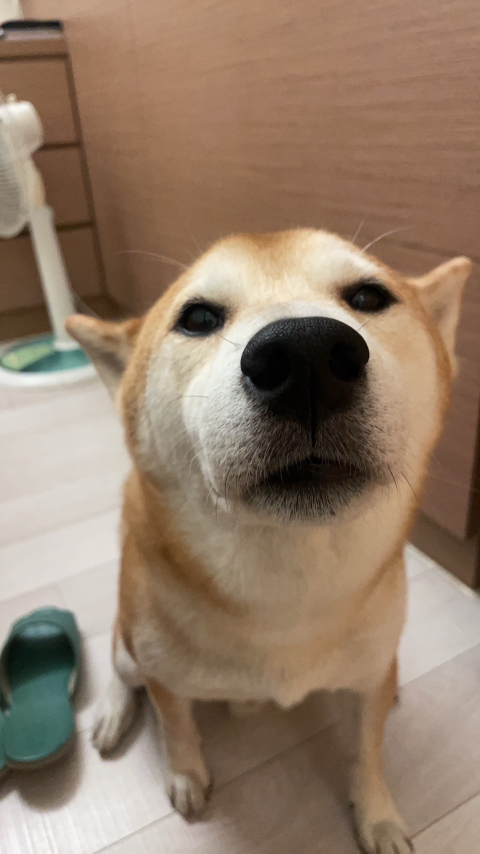
#> input picture src/debug/images/IMG_0119.JPG, 960 x 1707 px (shown at 1/2 size)
$ python -i image_processing.py   (imports and definitions only)
#> lines starting #> are read from the running program, lines starting #| are printed output that depends on the picture
#> further down, picture is the input picture: shape (1707, 960, 3); mean B, G, R 105.6, 125, 146.8
"""
Image Preprocessing Utilities

This module provides a centralized set of image preprocessing functions
that can be used by different models and the backend server.
"""

import io
import cv2
import numpy as np
import logging
from PIL import Image, ImageEnhance, ImageFilter, ImageChops, ImageOps
from typing import Union, Dict, Any, Tuple, Optional

logger = logging.getLogger(__name__)

def convert_to_pil_image(image: Union[np.ndarray, Image.Image, bytes]) -> Image.Image:
    """Convert various image formats to PIL Image for consistent handling."""
    if isinstance(image, Image.Image):
        return image

    if isinstance(image, bytes):
        try:
            return Image.open(io.BytesIO(image))
        except Exception as e:
            logger.error(f"Error converting bytes to PIL image: {e}")
            raise TypeError(f"Invalid image bytes: {e}")

    if isinstance(image, np.ndarray):
        # Check if the array is in BGR format (common for OpenCV)
        if len(image.shape) == 3 and image.shape[2] == 3:
            # Convert BGR to RGB
            image = cv2.cvtColor(image, cv2.COLOR_BGR2RGB)
        return Image.fromarray(image)

    raise TypeError(f"Unsupported image type: {type(image)}")

# [46 lines left out: functions convert_to_cv2_image, enhance_image_clahe, not called in this run]

def enhance_color_balance(
    image: Union[np.ndarray, Image.Image, bytes],
    method: str = 'lab',
    config: Optional[Dict] = None
) -> Image.Image:
    """Enhance image color balance."""
#> called with method = 'lab'
    if config is None:
        config = {}

    try:
        pil_image = convert_to_pil_image(image)

        if method == 'lab':
            # LAB color space enhancement
            enhancer = ImageEnhance.Color(pil_image)
            pil_image = enhancer.enhance(config.get('color_factor', 1.1))

        elif method == 'rgb':
            # RGB channel enhancement
            enhancer = ImageEnhance.Brightness(pil_image)
            pil_image = enhancer.enhance(config.get('brightness_factor', 1.0))

        elif method == 'auto_wb':
            # Auto white balance
            cv_image = convert_to_cv2_image(pil_image)
            result = cv2.cvtColor(cv_image, cv2.COLOR_BGR2GRAY)
            result = cv2.cvtColor(result, cv2.COLOR_GRAY2BGR)
            pil_image = Image.fromarray(cv2.cvtColor(result, cv2.COLOR_BGR2RGB))

        return pil_image

    except Exception as e:
        logger.error(f"Color balance enhancement failed: {e}")
        return convert_to_pil_image(image)

def smart_crop_and_resize(
    image: Union[np.ndarray, Image.Image, bytes],
    target_size: Tuple[int, int],
    min_size: int = 512,
    preserve_aspect_ratio: bool = True
) -> Image.Image:
    """Smart crop and resize image while maintaining important content."""
#> called with target_size = (1024, 1024), min_size = 512, preserve_aspect_ratio = True
    try:
        pil_image = convert_to_pil_image(image)

        if preserve_aspect_ratio:
            # Calculate aspect ratio preserving resize
            ratio = min(target_size[0] / pil_image.width, target_size[1] / pil_image.height)
#> ratio = 0.6
            new_size = (int(pil_image.width * ratio), int(pil_image.height * ratio))
#> new_size = (575, 1024)
            pil_image = pil_image.resize(new_size, Image.Resampling.LANCZOS)
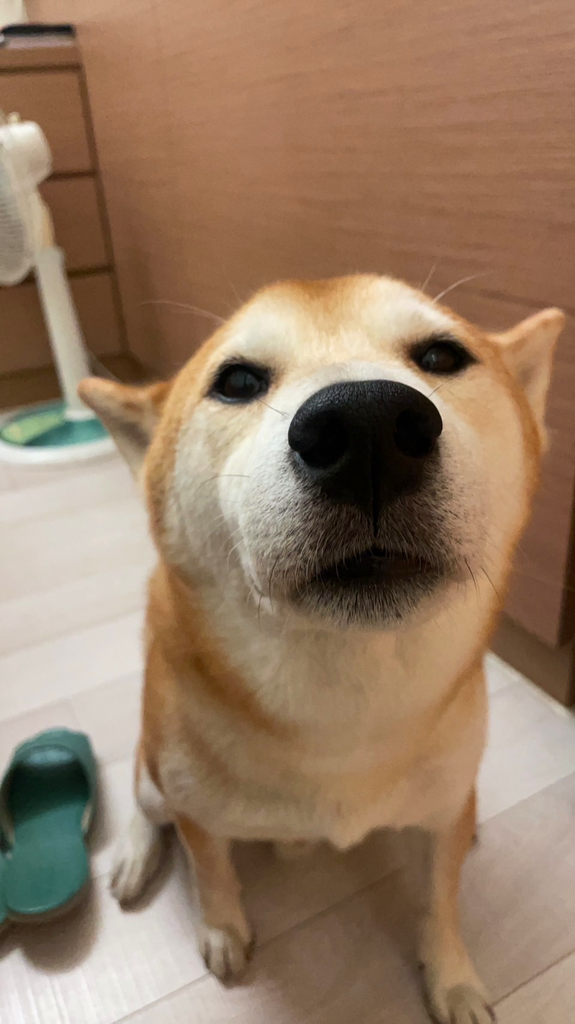
#> pil_image: PIL image 575x1024 RGB; mean R, G, B 149.8, 123.7, 100.5
        else:
            # Direct resize
            pil_image = pil_image.resize(target_size, Image.Resampling.LANCZOS)

        return pil_image

    except Exception as e:
        logger.error(f"Smart crop and resize failed: {e}")
        return convert_to_pil_image(image)

# [395 lines left out: functions reduce_noise, preprocess_for_llava_mlx, preprocess_for_model, resize_image, preprocess_for_moondream2, preprocess_for_phi3_vision, not called in this run]

def preprocess_for_smolvlm(
    image: Union[np.ndarray, Image.Image, bytes],
    target_size: Tuple[int, int] = (1024, 1024),
    quality: int = 95,
    enable_advanced_processing: bool = True
) -> Image.Image:
    """
    Special preprocessing for SmolVLM model with advanced enhancements

    Args:
        image: Input image
        target_size: Target size for the image
        quality: JPEG quality for saving
        enable_advanced_processing: Enable advanced color and HDR processing

    Returns:
        Preprocessed PIL image optimized for SmolVLM
    """
    try:
        # Convert to PIL image
        pil_image = convert_to_pil_image(image)

        # Ensure RGB format
        if pil_image.mode != 'RGB':
            pil_image = pil_image.convert('RGB')

        if enable_advanced_processing:
            # Apply advanced color enhancement for SmolVLM
            pil_image = enhance_color_balance(
                pil_image,
                method='lab',
                config={'color_factor': 1.2}
            )

        # Smart crop and resize
        pil_image = smart_crop_and_resize(
            pil_image,
            target_size=target_size,
            preserve_aspect_ratio=True
        )

        logger.info(f"SmolVLM preprocessing: → {pil_image.size}")
        return pil_image

    except Exception as e:
        logger.error(f"SmolVLM preprocessing failed: {e}")
        # Return a safe fallback image
        fallback_image = Image.new('RGB', target_size, color='white')
        return fallback_image

>>> import cv2
>>> picture = cv2.imread('../../debug/images/IMG_0119.JPG')
>>> result = preprocess_for_smolvlm(picture)
